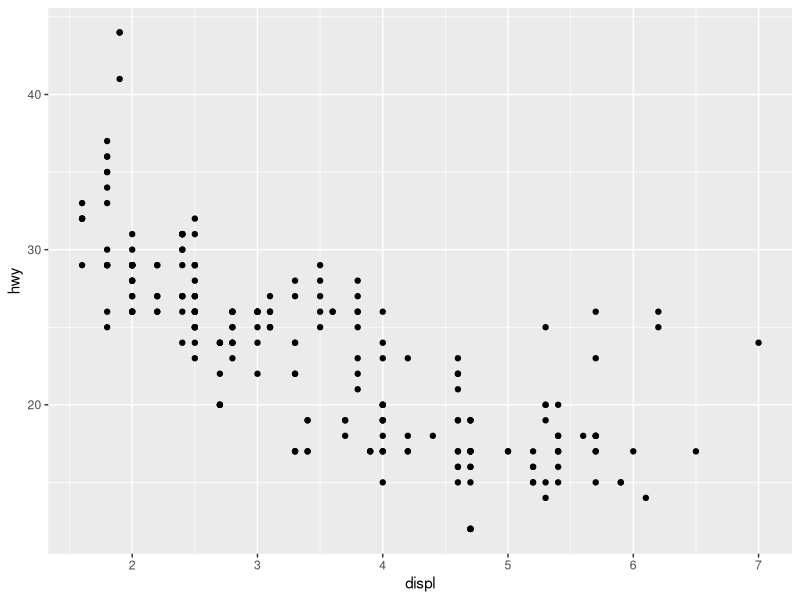
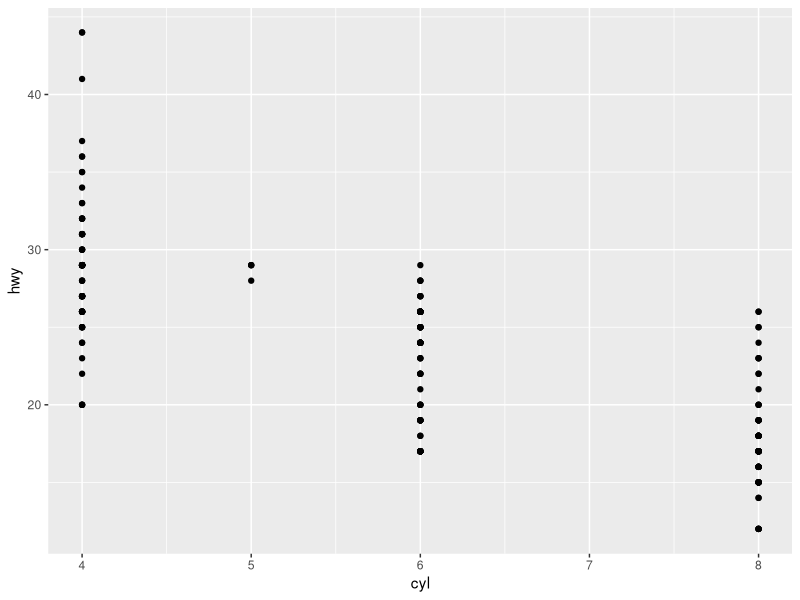
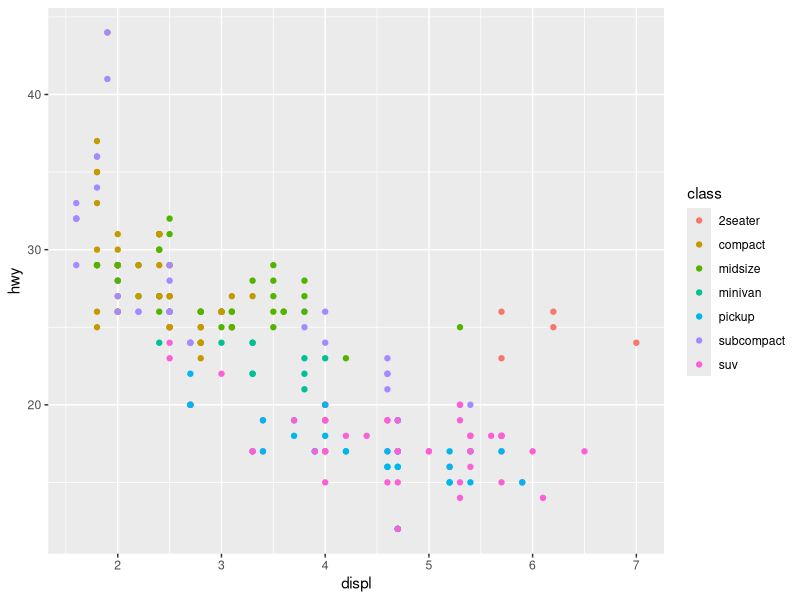
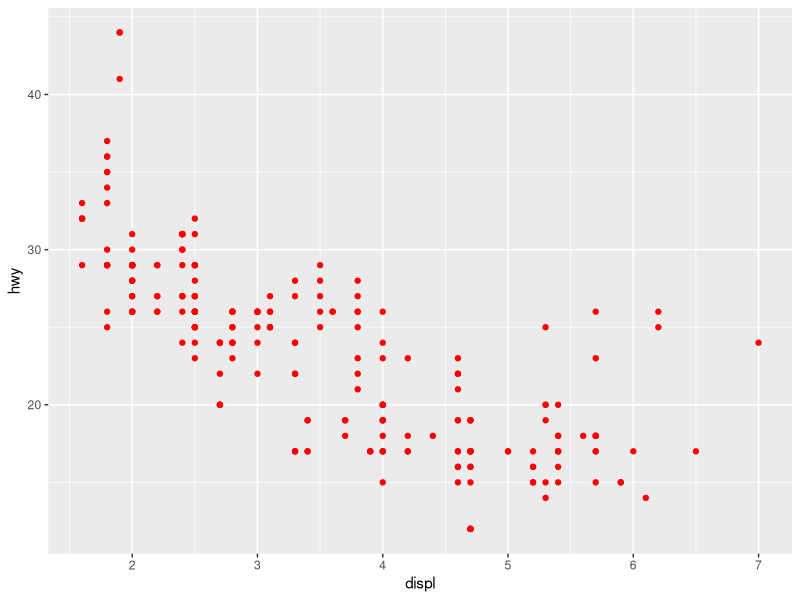
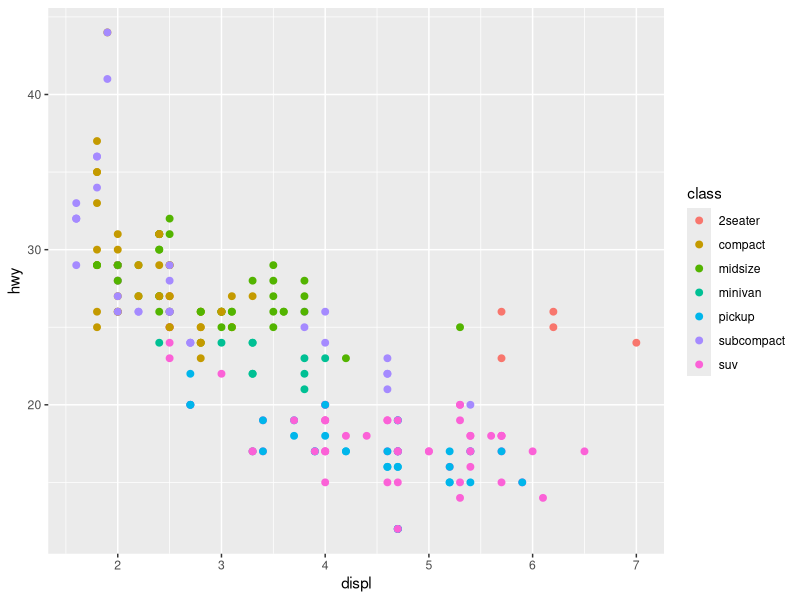
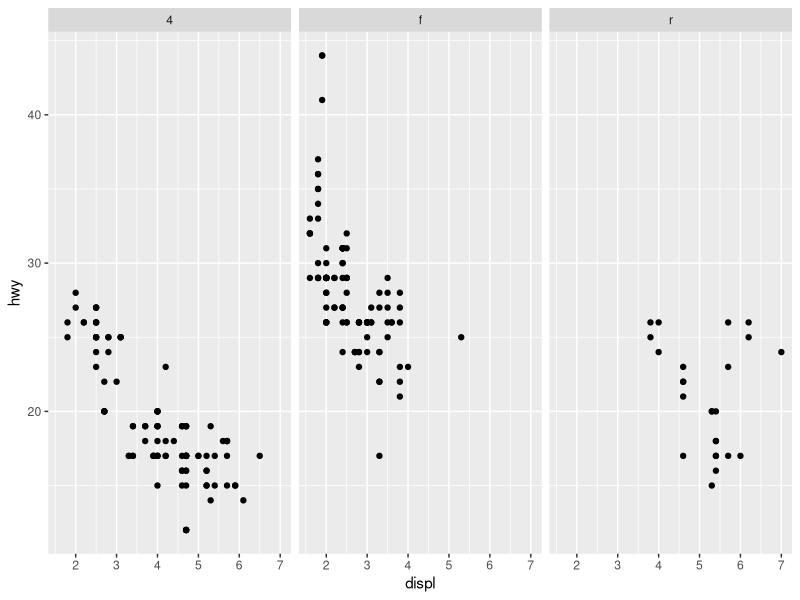
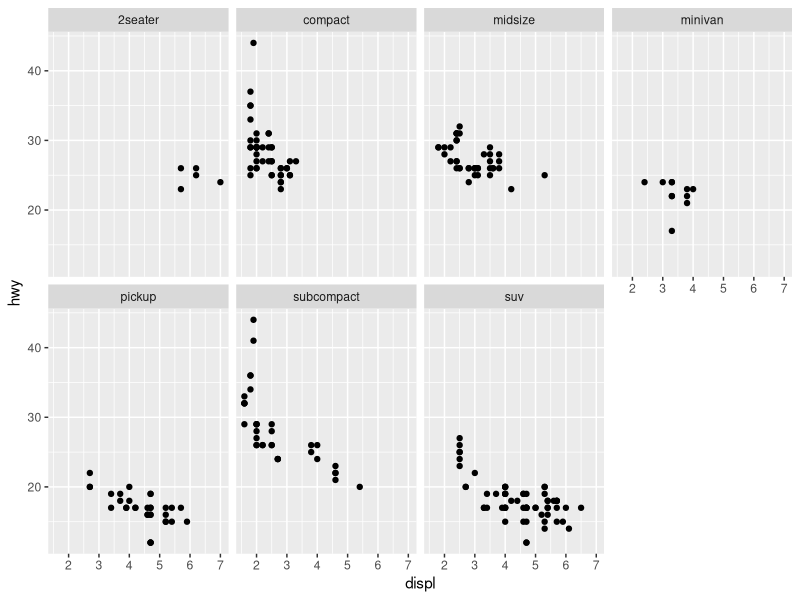
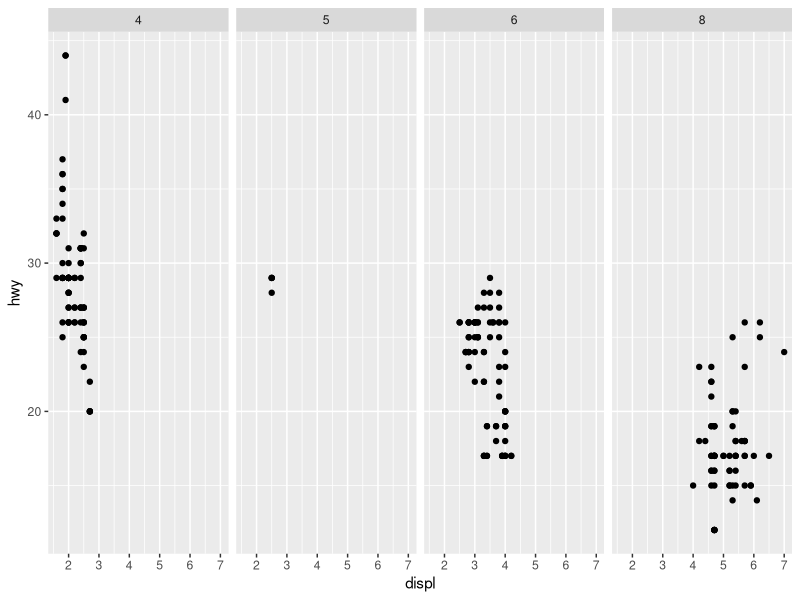

Recreate these plots in R, in order. (Note: this script raises an error after producing the figures.)
setwd("C:/Users/ryan/desktop/r_lesson_plan")

library(tidyverse)

# To call a specific function from a package, use:
# package::function()

mpg <- mpg
glimpse(mpg)
# displ : the car's engine size in liters
# hwy: the fuel efficiency on highway in mpg

# plotting engine size against highway fuel efficiency
ggplot(mpg) + # take dataset as base
  geom_point(aes(x = displ, y = hwy)) # add layer


# ggplot(data = <DATA>) + 
#   <GEOM_FUNCTION>(mapping = aes(<MAPPINGS>))

ggplot(mpg) +
  geom_point(aes(x = cyl, y = hwy))

# You can add a third variable with an aesthetic

ggplot(mpg) +
  geom_point(aes(x = displ, y = hwy, color = class))

# To map an aesthetic to a variable, associate the name of the aesthetic to the name of the variable inside aes()
# scaling: assigning a unique level of the aesthetic (e.g., a color) to each unique value of the variable; includes a legend

# list of aesthetics: alpha, shape, size

# setting an aesthetic manually outside of aesthetic
# choose level that makes sense for aesthetic
  # example: size of a point in mm;
  # example: name of a color as a character string

ggplot(mpg) +
  geom_point(aes(x = displ, y = hwy), color = "red")

# combining manual and automatic aesthetic mapping
ggplot(mpg) +
  geom_point(aes(x = displ, y = hwy, color = class), size = 2)

# aesthetic specifications
vignette("ggplot2-specs")

#### 3.5 Facets - subplots that display one subset of the data; useful with categorical data (no so much on continuous data)

      # 3 variables
ggplot(mpg) +
  geom_point(aes(x = displ, y = hwy)) +
  facet_wrap(~ drv) # have to use vars

ggplot(data = mpg) + 
  geom_point(mapping = aes(x = displ, y = hwy)) + 
  facet_wrap(~ class, nrow = 2)

# to not facet on a row/column, use . as a filler

# no row, or x2
ggplot(mpg) +
  geom_point(aes(displ, hwy)) +
  facet_grid(. ~ cyl) # empty x by cyl y
# no column, or y2
ggplot(mpg) +
  geom_point(aes(displ, hwy)) +
  facet_grid(drv ~ .)

      # 4 variables
ggplot(mpg) +
geom_point(aes(x = displ, y = hwy)) +
  facet_grid(drv ~ cyl) # drive as x2, cyl as y2


### 3.6 Geometric objects
    # bar charts use bar geoms, 
    # line charts use line geoms, 
    # boxplots use boxplot geoms,
    # scatterplots use point geoms,


# smooth without se, linetype defined by drive
ggplot(mpg) +
  geom_smooth(aes(displ, hwy, linetype = drv), se = FALSE)

# smooth with se
ggplot(mpg) +
  geom_smooth(aes(displ, hwy, linetype = drv, color = drv))

# smooth with se and points similar color
ggplot(mpg) +
  geom_point(aes(displ, hwy, color = drv)) +
  geom_smooth(aes(displ, hwy, linetype = drv, color = drv))

# adding aesthetics to each geom layer (e.g., geom_point and geom_smooth)
ggplot(mpg) +
  geom_point(aes(x = displ, y = hwy, color = class)) +
  geom_smooth(aes(x = displ, y = hwy))

# denoting points on base plot, then adding a layer
ggplot(mpg, aes(x = displ, y = hwy)) +
  geom_point(aes(color = class)) +
  geom_smooth()

# line of best fit for each drive type (i.e., 4, f, r)
ggplot(data = mpg, mapping = aes(x = displ, y = hwy, color = drv)) + 
  geom_point() + 
  geom_smooth(se = FALSE) # adding smooth that matches color of points

# line of best fit for the subcompact class
ggplot(data = mpg, mapping = aes(x = displ, y = hwy)) + 
  geom_point(mapping = aes(color = class)) + 
  geom_smooth(data = filter(mpg, class == "subcompact"), se = FALSE)

# removing the legend
ggplot(data = mpg, mapping = aes(x = displ, y = hwy)) + 
  geom_point(mapping = aes(color = class), show.legend = FALSE) + 
  geom_smooth(data = filter(mpg, class == "subcompact"), se = FALSE)

ggplot(data = mpg, aes(x = displ, y = hwy)) + 
  geom_point(mapping = aes(color = class), show.legend = FALSE) + 
  geom_smooth(data = filter(mpg, class == "subcompact"), se = FALSE)

### 3.6 Recreate 

# 1
ggplot(mpg) +
  geom_point(aes(x = displ, y = hwy)) +
  geom_smooth(aes(x = displ, y = hwy), se = FALSE)

# 2
ggplot(mpg) +
  geom_point(aes(x = displ, y = hwy)) +
  geom_smooth(aes(x = displ, y = hwy, line = drv), se = FALSE)

# 3
ggplot(mpg) +
  geom_point(aes(x = displ, y = hwy, color = drv)) +
  geom_smooth(aes(x = displ, y = hwy, color = drv), se = FALSE)

# 4
ggplot(mpg) +
  geom_point(aes(x = displ, y = hwy, color = drv), size = 3) +
  geom_smooth(aes(x = displ, y = hwy), se = FALSE)

# 5
ggplot(mpg) +
  geom_point(aes(x = displ, y = hwy, color = drv), size = 2) +
  geom_smooth(aes(x = displ, y = hwy, linetype = drv), se = FALSE)

# 6
ggplot(mpg) +
  geom_point(aes(x = displ, y = hwy), color = "white", size = 5) +
  geom_point(aes(x = displ, y = hwy, color = drv), size = 2)

    # 3.7 Statistical transformations

# assigning diamonds data by calling it from the ggplot2 package
diamonds <- ggplot2::diamonds

# creating a bar chart
ggplot(diamonds) +
  geom_bar(aes(cut, fill = cut))

# statistical transformation (stat)
  # sums up n for some group (i.e., cut quality)

# default stat value for geom_bar is count
diamonds %>% count(cut)

# every geom has a default stat; every stat has a default geom

# creating a data.frame( ))(i.e., creating a tibble using tribble())
demo <- tribble(
  ~cut,         ~freq,
  "Fair",       1610,
  "Good",       4906,
  "Very Good",  12082,
  "Premium",    13791,
  "Ideal",      21551
)
# the statistic is identity, or itself
ggplot(data = demo) +
  geom_bar(mapping = aes(x = cut, y = freq), stat = "identity")

# try to do it without stat, get an error
ggplot(data = demo) +
  geom_bar(mapping = aes(x = cut, y = freq))

      # proportion stat
      ggplot(data = diamonds) + 
        geom_bar(mapping = aes(x = cut, y = stat(prop), group = 1))
      
      # count stat
      ggplot(diamonds) +
        geom_bar(aes(x = cut, y = stat(count)))

# stat_summary; summarize y at unique/binned x
ggplot(data = diamonds) + 
  stat_summary(
    mapping = aes(x = cut, y = depth),
    fun.min = min,
    fun.max = max,
    fun = median
  )

?stat_summary

# Note:
  # geom_bar() uses stat_count() by default;
      # makes height of bar proportional to number of cases in each group
  # geom_col() uses stat_identity by default;
      #  If you want the heights of the bars to represent values in the data, use geom_col() instead.
glimpse(diamonds)

ggplot(diamonds) +
  geom_col(aes(x = cut, y = price)) # gives sum of price based on cut

ggplot(diamonds) +
  geom_bar(aes(cut)) # gives n

          # 3.8 Position adjustments

# color acts as border around bar
ggplot(data = diamonds) + 
  geom_bar(mapping = aes(x = cut, color = cut))

# color acts as fill for bar
ggplot(data = diamonds) + 
  geom_bar(mapping = aes(x = cut, fill = cut))

# fill acts as third variable to cut(x), count(y); in other words,
# fill = clarity subdivides total count of each cut


# bars stacked automatically by position argument giving a sum n
ggplot(data = diamonds) + 
  geom_bar(mapping = aes(x = cut, fill = clarity))
# clarity: measure of how clear diamond is; 
# low-high: (I1 (worst), SI2, SI1, VS2, VS1, VVS2, VVS1, IF (best))

          

      # position = "identity": gives an n for each subdivision, each layer on top of the other
ggplot(diamonds, aes(x = cut, fill = clarity)) +
  geom_bar(position = "identity")

                  # bars projected onto one another by each total clarity amount
                  ggplot(data = diamonds, mapping = aes(x = cut, fill = clarity)) + 
                    geom_bar(alpha = 1/5, position = "identity")
                  
                  # bars projected onto one another by each total clarity amount
                  ggplot(data = diamonds, mapping = aes(x = cut, colour = clarity)) + 
                    geom_bar(fill = NA, position = "identity")

      # position = "dodge": spreads out each individual subdivision, each layer next to one another
ggplot(diamonds, aes(x = cut, fill = clarity)) +
  geom_bar(position = "dodge")

      # position = "fill": stretches subdivision as % of whole (i.e., 0-100 or 0-1)
ggplot(diamonds, aes(x = cut, fill = clarity)) +
  geom_bar(position = "fill")

      # position = "jitter": creates artificial distance; can be used to show counts by number of intersections
ggplot(data = mpg) + 
  geom_point(mapping = aes(x = displ, y = hwy), position = "jitter")

      # position = "jitter":can be used to show counts by number of intersections
ggplot(diamonds, aes(x = cut, y = clarity, color = clarity)) +
  geom_jitter()


# 3.9 Coordinate Systems

ggplot(data = mpg, mapping = aes(x = class, y = hwy)) + 
  geom_boxplot()

# coordinate flip b/t x and y axes
ggplot(data = mpg, mapping = aes(x = class, y = hwy)) + 
  geom_boxplot() +
  coord_flip()

# coord_quickmap() sets the aspect ratio correctly for maps.

?map_data ### takes data from the maps package

nz <- map_data("nz") # load in nz from maps package with map_data() function
ggplot(nz, aes(long, lat, group = group)) +
  geom_polygon(fill = "white", colour = "black")

ggplot(nz, aes(long, lat, group = group)) +
  geom_polygon(fill = "white", colour = "black") +
  coord_quickmap()


# relationship b/t barchart and coxcomb chart -- to learn about coxcomb chart: https://visual.ly/m/coxcomb-chart/
bar <- ggplot(data = diamonds) + 
  geom_bar(
    mapping = aes(x = cut, fill = cut), 
    show.legend = FALSE,
    width = 1
  ) + 
  theme(aspect.ratio = 1) +
  labs(x = NULL, y = NULL)

bar + coord_flip()
bar + coord_polar()

# coord_fixed() adjusts ratios for other types of graphs to be proportional
ggplot(data = mpg, mapping = aes(x = cty, y = hwy)) +
  geom_point() + 
  geom_abline() +
  coord_fixed()


